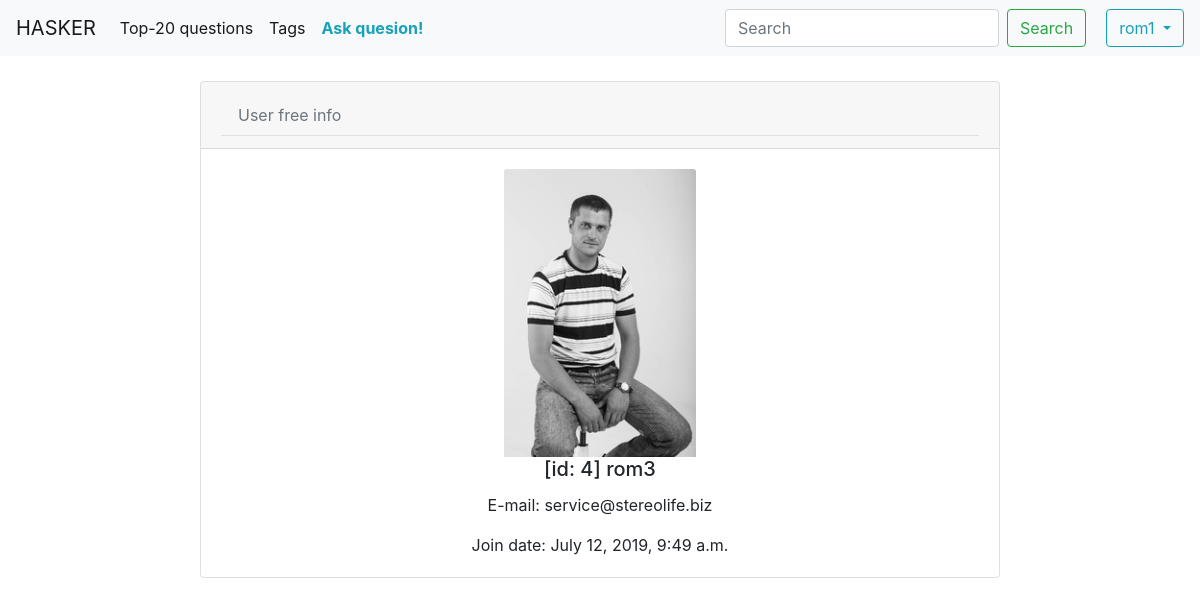
Page /hasker/auth/rom3/ (signed in) on the committed database.
### authorization/models.py (models this page shows, shortened)
class Person(AbstractUser):
    class Meta:
        verbose_name = 'Person'
    email = models.EmailField(max_length=254, unique=True, verbose_name='email address')
    avatar = models.ImageField(upload_to='avatars/', default='avatars/def_ava.jpg')

### authorization/views.py (the view)
# urls.py: path('<nickname>/', person_free_info, name='person_info'),
@login_required(login_url=settings.LOGIN_URL)
def person_free_info(request, nickname):
    if request.user.username == nickname:
        return redirect('person_profile')
    person = get_object_or_404(Person, username=nickname)
    return render(request, 'authorization/_profile.html', {'person': person, 'nickname': nickname})

### authorization/templates/authorization/_profile.html (shortened to what this page needs)
{% extends 'authorization/person.html' %}
{% block cardbody %}
    <div class="card-body">
        <img src="{{ person.avatar.url }}" class="card-img-top" style="width: 12rem;" alt="avatars/def_ava.jpg">
        <h5 class="card-title">[id: {{ person.id }}] {{ person.username }}</h5>
        <p class="card-text">E-mail: {{ person.email }}</p>
        <p class="card-text">Join date: {{ person.date_joined }}</p>
    </div>
{% endblock %}

### authorization/templates/authorization/base_auth.html (shortened to what this page needs)
{% extends 'global_template.html' %}
{% block authorization %}
    {% if request.user.is_authenticated %}
        <div class="dropdown">
            <button class="btn btn-outline-info dropdown-toggle" type="button" id="dropdownMenuButton" data-toggle="dropdown" aria-haspopup="true" aria-expanded="false">
                {{ request.user.username }}
            </button>
        </div>
    {% endif %}
{% endblock %}

### files/static/css/styles.css (style rules this page uses)
.card-img-top { display: block; margin-left: auto; margin-right: auto; }
.btn-outline-info { margin-left: 20px; }

### rows in the picture
Person: user.username "rom1"
Person: avatar (picture), id "4", username "rom3", email "service@stereolife.biz", date_joined "July 12, 2019, 9:49 a.m."
